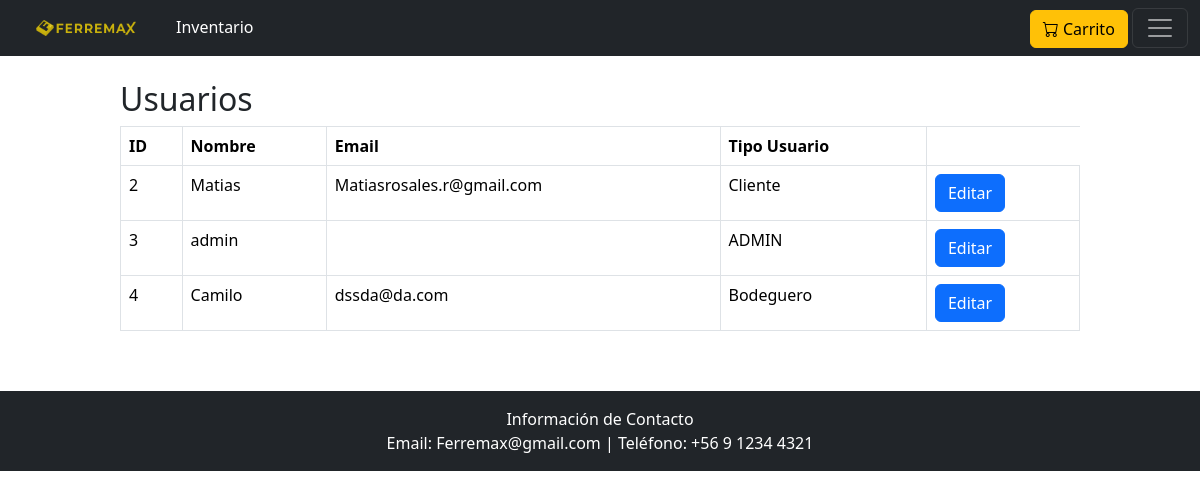
The page /DetallesUsuario/ (signed in) on the database as committed earlier.
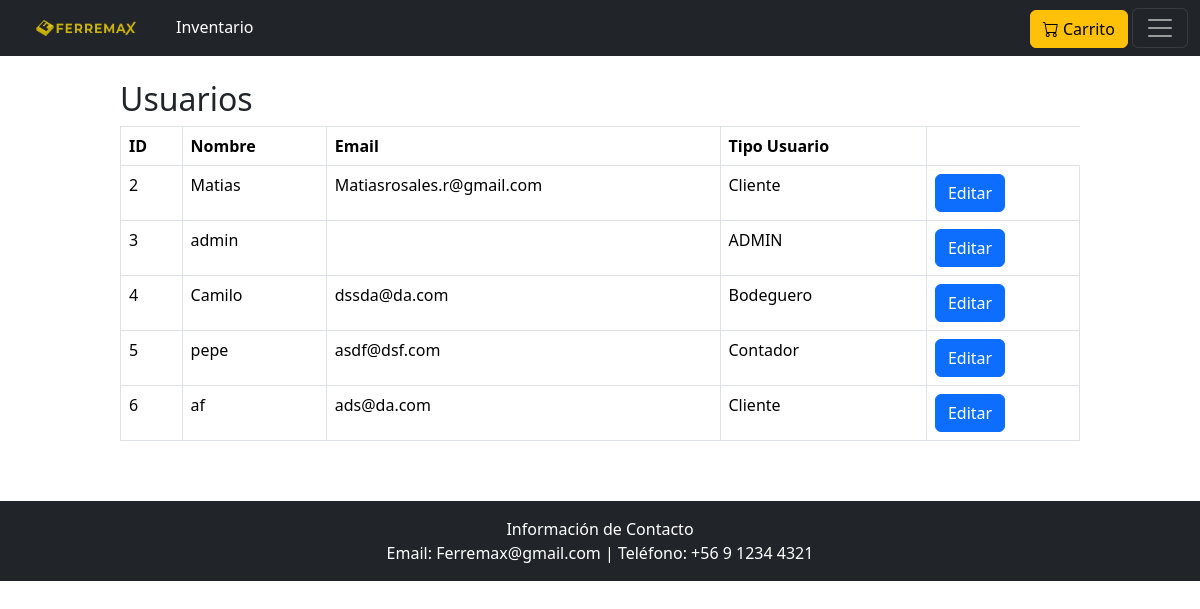
The same page on the database as committed later.
### myapp/models.py (models this page shows)
class UsuarioPersonalizado(AbstractUser):
    Clase=models.IntegerField(choices=TIPO_Cargos, default=0)
    telefono = models.CharField(max_length=20, blank=True, null=True)
    direccion = models.CharField(max_length=255, blank=True, null=True)
    fecha_nacimiento = models.DateField(blank=True, null=True)

### myapp/views.py (the view)
# urls.py: path('DetallesUsuario/', views.listarUsurios, name='listarUsurios'),
@cargo_requerido('ADMIN')
def listarUsurios(request):
    usuarios = UsuarioPersonalizado.objects.all()
    return render(request, 'EditarRoles.html', {'usuarios': usuarios})

### myapp/views.py (called while the page is built)
def cargo_requerido(*nombres_cargos):
    if len(nombres_cargos) == 1 and isinstance(nombres_cargos[0], (list, tuple)):
        nombres_cargos = nombres_cargos[0]
    def decorador(view_func):
        @wraps(view_func)
        def _wrapped_view(request, *args, **kwargs):
            cargos_permitidos = []
            for nombre in nombres_cargos:
                if isinstance(nombre, str):
                    codigo = NOMBRE_A_CODIGO_CARGO.get(nombre.lower())
                    if codigo is not None:
                        cargos_permitidos.append(codigo)
                else:pass
            if request.user.is_authenticated and request.user.Clase in cargos_permitidos:
                return view_func(request, *args, **kwargs)
            return HttpResponseForbidden("Acceso denegado.")
        return _wrapped_view
    return decorador

### myapp/Templates/EditarRoles.html (shortened to what this page needs)
{% extends 'plantillabase.html' %}
{% block content %}
{% load static %}
<div style="width: 80%; margin-left: 10%; margin-top: 2%; margin-block-end: 5%;">
    <h2>Usuarios</h2>
    <table class="table table-bordered">
        <thead>
            <tr>
                <th>ID</th>
                <th>Nombre</th>
                <th>Email</th>
                <th>Tipo Usuario</th>
            </tr>
        </thead>
        <tbody>
            {% for usuario in usuarios %}
            <tr>
                <td>{{ usuario.id }}</td>
                <td>{{ usuario.username }}</td>
                <td>{{ usuario.email }}</td>
                <td>{{ usuario.get_Clase_display }}</td>
                <td><a href="{% url 'editarUsuario' usuario.id %}" class="btn btn-primary">Editar</a></td>
            </tr>
            {% empty %}
            <tr>
                <td colspan="4">No hay Usuarios</td>
            </tr>
            {% endfor %}
        </tbody>
    </table>
</div>
{% endblock %}

### myapp/Templates/plantillabase.html (shortened to what this page needs)
{% load static %}
<html lang="es">
<head>
  <link href="https://cdn.jsdelivr.net/npm/bootstrap@5.3.6/dist/css/bootstrap.min.css" rel="stylesheet"
>
  <link rel="stylesheet" href="https://cdn.jsdelivr.net/npm/bootstrap-icons@1.13.1/font/bootstrap-icons.min.css">
</head>
<body>
  <nav class="navbar  navbar-dark bg-dark">
    <div class="container-fluid">
      <div class="d-flex">
        <a class="navbar-brand ms-4" href="{% url 'inicio' %}">
          <img src="{% static 'imagenes/Logo.png' %}" alt="Logo Amarillo" width="100"
            class="d-inline-block align-text-top">
        </a>
        {% if request.user.Clase == 4 or request.user.Clase == 2 %}
        <a class="nav-link text-white ms-4" href="{% url 'inventario' %}">Inventario</a>
        {% endif %}
      </div>
      {% if user.is_authenticated %}
      <div>
        <a href="{% url 'vercarrito' %}" class="bi bi-cart btn btn-warning"> Carrito</a>
        <button class="navbar-toggler" type="button" data-bs-toggle="offcanvas" data-bs-target="#menulateral">
          <span class="navbar-toggler-icon"></span>
        </button>
      </div>
    </div>
  </nav>
  {% endif %}
  {% block content %}
  {% endblock %}
  <div class="container-fluid bg-dark text-white py-3">
    <div class="row">
      <div class="col-12 text-center">
        Información de Contacto<br>
        Email: Ferremax@gmail.com | Teléfono: +56 9 1234 4321
      </div>
    </div>
  </div>
</body>
</html>

Rows that differ between the two databases and show on the page:
added UsuarioPersonalizado: id "5", username "pepe", email "asdf@dsf.com", Clase "Contador"
added UsuarioPersonalizado: id "6", username "af", email "ads@da.com", Clase "Cliente"
